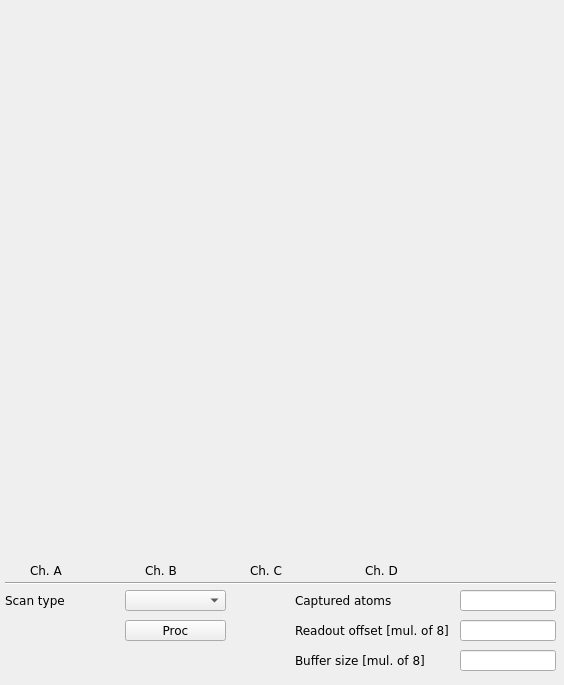
<?xml version="1.0" encoding="UTF-8"?>
<ui version="4.0">
 <class>ADC</class>
 <widget class="QMainWindow" name="ADC">
  <property name="geometry">
   <rect>
    <x>0</x>
    <y>0</y>
    <width>564</width>
    <height>685</height>
   </rect>
  </property>
  <property name="sizePolicy">
   <sizepolicy hsizetype="Minimum" vsizetype="Minimum">
    <horstretch>0</horstretch>
    <verstretch>0</verstretch>
   </sizepolicy>
  </property>
  <property name="windowTitle">
   <string/>
  </property>
  <property name="Title" stdset="0">
   <string>$(BPM)</string>
  </property>
  <widget class="QWidget" name="centralwidget">
   <widget class="caCartesianPlot" name="adc">
    <property name="geometry">
     <rect>
      <x>9</x>
      <y>9</y>
      <width>546</width>
      <height>546</height>
     </rect>
    </property>
    <property name="sizePolicy">
     <sizepolicy hsizetype="MinimumExpanding" vsizetype="MinimumExpanding">
      <horstretch>0</horstretch>
      <verstretch>2</verstretch>
     </sizepolicy>
    </property>
    <property name="font">
     <font>
      <family>Sans</family>
      <pointsize>8</pointsize>
     </font>
    </property>
    <property name="Title" stdset="0">
     <string notr="true">ADC data @ 250 MHz</string>
    </property>
    <property name="TitleX">
     <string notr="true">ADC samples</string>
    </property>
    <property name="TitleY">
     <string notr="true">ADC counts</string>
    </property>
    <property name="channels_1" stdset="0">
     <string notr="true">;$(BPM):adc.A</string>
    </property>
    <property name="color_1">
     <color>
      <red>255</red>
      <green>0</green>
      <blue>0</blue>
     </color>
    </property>
    <property name="channels_2" stdset="0">
     <string notr="true">;$(BPM):adc.B</string>
    </property>
    <property name="color_2">
     <color>
      <red>0</red>
      <green>255</green>
      <blue>0</blue>
     </color>
    </property>
    <property name="channels_3" stdset="0">
     <string notr="true">;$(BPM):adc.C</string>
    </property>
    <property name="color_3">
     <color>
      <red>0</red>
      <green>0</green>
      <blue>255</blue>
     </color>
    </property>
    <property name="channels_4" stdset="0">
     <string notr="true">;$(BPM):adc.D</string>
    </property>
    <property name="color_4">
     <color>
      <red>170</red>
      <green>0</green>
      <blue>255</blue>
     </color>
    </property>
    <property name="countNumOrChannel" stdset="0">
     <string notr="true"/>
    </property>
    <property name="triggerChannel" stdset="0">
     <string notr="true"/>
    </property>
    <property name="foreground">
     <color alpha="0">
      <red>255</red>
      <green>255</green>
      <blue>255</blue>
     </color>
    </property>
    <property name="gridColor">
     <color>
      <red>0</red>
      <green>0</green>
      <blue>0</blue>
     </color>
    </property>
    <property name="XaxisLimits">
     <string>0;100</string>
    </property>
    <property name="YaxisLimits">
     <string>-1000000;-900000</string>
    </property>
   </widget>
   <widget class="Line" name="line">
    <property name="geometry">
     <rect>
      <x>5</x>
      <y>575</y>
      <width>551</width>
      <height>16</height>
     </rect>
    </property>
    <property name="font">
     <font>
      <family>DejaVu Sans</family>
      <pointsize>9</pointsize>
     </font>
    </property>
    <property name="orientation">
     <enum>Qt::Horizontal</enum>
    </property>
   </widget>
   <widget class="QLabel" name="label_19">
    <property name="geometry">
     <rect>
      <x>295</x>
      <y>650</y>
      <width>156</width>
      <height>20</height>
     </rect>
    </property>
    <property name="font">
     <font>
      <family>DejaVu Sans</family>
      <pointsize>9</pointsize>
     </font>
    </property>
    <property name="text">
     <string>Buffer size [mul. of 8]</string>
    </property>
   </widget>
   <widget class="caTextEntry" name="adc_ngrp">
    <property name="geometry">
     <rect>
      <x>460</x>
      <y>650</y>
      <width>96</width>
      <height>21</height>
     </rect>
    </property>
    <property name="font">
     <font>
      <family>DejaVu Sans</family>
      <pointsize>10</pointsize>
     </font>
    </property>
    <property name="alignment">
     <set>Qt::AlignRight|Qt::AlignTrailing|Qt::AlignVCenter</set>
    </property>
    <property name="channel" stdset="0">
     <string notr="true">$(BPM):adc.NGRP</string>
    </property>
    <property name="maxValue">
     <double>10000.000000000000000</double>
    </property>
    <property name="minValue">
     <double>10.000000000000000</double>
    </property>
   </widget>
   <widget class="caMessageButton" name="camessagebutton">
    <property name="geometry">
     <rect>
      <x>125</x>
      <y>620</y>
      <width>101</width>
      <height>21</height>
     </rect>
    </property>
    <property name="font">
     <font>
      <family>DejaVu Sans</family>
      <pointsize>9</pointsize>
     </font>
    </property>
    <property name="text">
     <string>Proc</string>
    </property>
    <property name="flat">
     <bool>false</bool>
    </property>
    <property name="fontScaleMode">
     <enum>EPushButton::WidthAndHeight</enum>
    </property>
    <property name="channel" stdset="0">
     <string notr="true">$(BPM):adc.PROC</string>
    </property>
    <property name="background">
     <color>
      <red>254</red>
      <green>217</green>
      <blue>188</blue>
     </color>
    </property>
    <property name="pressMessage">
     <string notr="true">1</string>
    </property>
   </widget>
   <widget class="QLabel" name="label_21">
    <property name="geometry">
     <rect>
      <x>5</x>
      <y>590</y>
      <width>101</width>
      <height>20</height>
     </rect>
    </property>
    <property name="font">
     <font>
      <family>DejaVu Sans</family>
      <pointsize>9</pointsize>
     </font>
    </property>
    <property name="styleSheet">
     <string notr="true">color: rgb(0, 0, 0);</string>
    </property>
    <property name="text">
     <string>Scan type</string>
    </property>
   </widget>
   <widget class="caMenu" name="adc_scan">
    <property name="geometry">
     <rect>
      <x>125</x>
      <y>590</y>
      <width>101</width>
      <height>21</height>
     </rect>
    </property>
    <property name="font">
     <font>
      <family>DejaVu Sans</family>
      <pointsize>9</pointsize>
     </font>
    </property>
    <property name="channel" stdset="0">
     <string notr="true">$(BPM):adc.SCAN</string>
    </property>
   </widget>
   <widget class="QLabel" name="label_23">
    <property name="geometry">
     <rect>
      <x>295</x>
      <y>590</y>
      <width>126</width>
      <height>20</height>
     </rect>
    </property>
    <property name="font">
     <font>
      <family>DejaVu Sans</family>
      <pointsize>9</pointsize>
     </font>
    </property>
    <property name="text">
     <string>Captured atoms</string>
    </property>
   </widget>
   <widget class="caTextEntry" name="tbtddcsynth_offs">
    <property name="geometry">
     <rect>
      <x>460</x>
      <y>620</y>
      <width>96</width>
      <height>21</height>
     </rect>
    </property>
    <property name="font">
     <font>
      <family>DejaVu Sans</family>
      <pointsize>10</pointsize>
     </font>
    </property>
    <property name="alignment">
     <set>Qt::AlignRight|Qt::AlignTrailing|Qt::AlignVCenter</set>
    </property>
    <property name="channel" stdset="0">
     <string notr="true">$(BPM):adc.OFFS</string>
    </property>
    <property name="fontScaleMode">
     <enum>caLineEdit::WidthAndHeight</enum>
    </property>
   </widget>
   <widget class="caTextEntry" name="tbtddcsynth_offs_2">
    <property name="geometry">
     <rect>
      <x>460</x>
      <y>590</y>
      <width>96</width>
      <height>21</height>
     </rect>
    </property>
    <property name="font">
     <font>
      <family>DejaVu Sans</family>
      <pointsize>10</pointsize>
     </font>
    </property>
    <property name="alignment">
     <set>Qt::AlignRight|Qt::AlignTrailing|Qt::AlignVCenter</set>
    </property>
    <property name="channel" stdset="0">
     <string notr="true">$(BPM):adc:captured_atoms</string>
    </property>
    <property name="fontScaleMode">
     <enum>caLineEdit::WidthAndHeight</enum>
    </property>
   </widget>
   <widget class="QLabel" name="label_22">
    <property name="geometry">
     <rect>
      <x>295</x>
      <y>620</y>
      <width>161</width>
      <height>20</height>
     </rect>
    </property>
    <property name="font">
     <font>
      <family>DejaVu Sans</family>
      <pointsize>9</pointsize>
     </font>
    </property>
    <property name="text">
     <string>Readout offset [mul. of 8]</string>
    </property>
   </widget>
   <widget class="QLabel" name="label_25">
    <property name="geometry">
     <rect>
      <x>250</x>
      <y>560</y>
      <width>36</width>
      <height>21</height>
     </rect>
    </property>
    <property name="font">
     <font>
      <family>DejaVu Sans</family>
      <pointsize>9</pointsize>
     </font>
    </property>
    <property name="styleSheet">
     <string notr="true">color: rgb(0, 0, 0);</string>
    </property>
    <property name="text">
     <string>Ch. C</string>
    </property>
   </widget>
   <widget class="QLabel" name="label_26">
    <property name="geometry">
     <rect>
      <x>365</x>
      <y>560</y>
      <width>36</width>
      <height>21</height>
     </rect>
    </property>
    <property name="font">
     <font>
      <family>DejaVu Sans</family>
      <pointsize>9</pointsize>
     </font>
    </property>
    <property name="styleSheet">
     <string notr="true">color: rgb(0, 0, 0);</string>
    </property>
    <property name="text">
     <string>Ch. D</string>
    </property>
   </widget>
   <widget class="caRelatedDisplay" name="ADC_buffer">
    <property name="enabled">
     <bool>false</bool>
    </property>
    <property name="geometry">
     <rect>
      <x>10</x>
      <y>560</y>
      <width>16</width>
      <height>16</height>
     </rect>
    </property>
    <property name="background">
     <color>
      <red>255</red>
      <green>0</green>
      <blue>0</blue>
     </color>
    </property>
    <property name="labels">
     <string notr="true"/>
    </property>
    <property name="files">
     <string notr="true">adc</string>
    </property>
    <property name="args">
     <string notr="true">DEVICE=$(DEVICE)</string>
    </property>
   </widget>
   <widget class="caRelatedDisplay" name="ADC_buffer_3">
    <property name="enabled">
     <bool>false</bool>
    </property>
    <property name="geometry">
     <rect>
      <x>230</x>
      <y>560</y>
      <width>16</width>
      <height>16</height>
     </rect>
    </property>
    <property name="background">
     <color>
      <red>0</red>
      <green>0</green>
      <blue>255</blue>
     </color>
    </property>
    <property name="labels">
     <string notr="true"/>
    </property>
    <property name="files">
     <string notr="true">adc</string>
    </property>
    <property name="args">
     <string notr="true">DEVICE=$(DEVICE)</string>
    </property>
   </widget>
   <widget class="QLabel" name="label_24">
    <property name="geometry">
     <rect>
      <x>30</x>
      <y>560</y>
      <width>36</width>
      <height>21</height>
     </rect>
    </property>
    <property name="font">
     <font>
      <family>DejaVu Sans</family>
      <pointsize>9</pointsize>
     </font>
    </property>
    <property name="styleSheet">
     <string notr="true">color: rgb(0, 0, 0);</string>
    </property>
    <property name="text">
     <string>Ch. A</string>
    </property>
   </widget>
   <widget class="caRelatedDisplay" name="ADC_buffer_2">
    <property name="enabled">
     <bool>false</bool>
    </property>
    <property name="geometry">
     <rect>
      <x>125</x>
      <y>560</y>
      <width>16</width>
      <height>16</height>
     </rect>
    </property>
    <property name="background">
     <color>
      <red>0</red>
      <green>255</green>
      <blue>0</blue>
     </color>
    </property>
    <property name="labels">
     <string notr="true"/>
    </property>
    <property name="files">
     <string notr="true">adc</string>
    </property>
    <property name="args">
     <string notr="true">DEVICE=$(DEVICE)</string>
    </property>
   </widget>
   <widget class="QLabel" name="label_27">
    <property name="geometry">
     <rect>
      <x>145</x>
      <y>560</y>
      <width>36</width>
      <height>21</height>
     </rect>
    </property>
    <property name="font">
     <font>
      <family>DejaVu Sans</family>
      <pointsize>9</pointsize>
     </font>
    </property>
    <property name="styleSheet">
     <string notr="true">color: rgb(0, 0, 0);</string>
    </property>
    <property name="text">
     <string>Ch. B</string>
    </property>
   </widget>
   <widget class="caRelatedDisplay" name="ADC_buffer_4">
    <property name="enabled">
     <bool>false</bool>
    </property>
    <property name="geometry">
     <rect>
      <x>345</x>
      <y>560</y>
      <width>16</width>
      <height>16</height>
     </rect>
    </property>
    <property name="background">
     <color>
      <red>170</red>
      <green>0</green>
      <blue>255</blue>
     </color>
    </property>
    <property name="labels">
     <string notr="true"/>
    </property>
    <property name="files">
     <string notr="true">adc</string>
    </property>
    <property name="args">
     <string notr="true">DEVICE=$(DEVICE)</string>
    </property>
   </widget>
  </widget>
 </widget>
 <customwidgets>
  <customwidget>
   <class>QwtPlot</class>
   <extends>QFrame</extends>
   <header>qwt_plot.h</header>
  </customwidget>
  <customwidget>
   <class>caMenu</class>
   <extends>QComboBox</extends>
   <header>caMenu</header>
  </customwidget>
  <customwidget>
   <class>caRelatedDisplay</class>
   <extends>QWidget</extends>
   <header>caRelatedDisplay</header>
  </customwidget>
  <customwidget>
   <class>caTextEntry</class>
   <extends>caLineEdit</extends>
   <header>caTextEntry</header>
  </customwidget>
  <customwidget>
   <class>caMessageButton</class>
   <extends>QPushButton</extends>
   <header>caMessageButton</header>
  </customwidget>
  <customwidget>
   <class>caLineEdit</class>
   <extends>QLineEdit</extends>
   <header>caLineEdit</header>
  </customwidget>
  <customwidget>
   <class>caCartesianPlot</class>
   <extends>QwtPlot</extends>
   <header>caCartesianPlot</header>
   <container>1</container>
  </customwidget>
 </customwidgets>
 <resources/>
 <connections/>
</ui>
